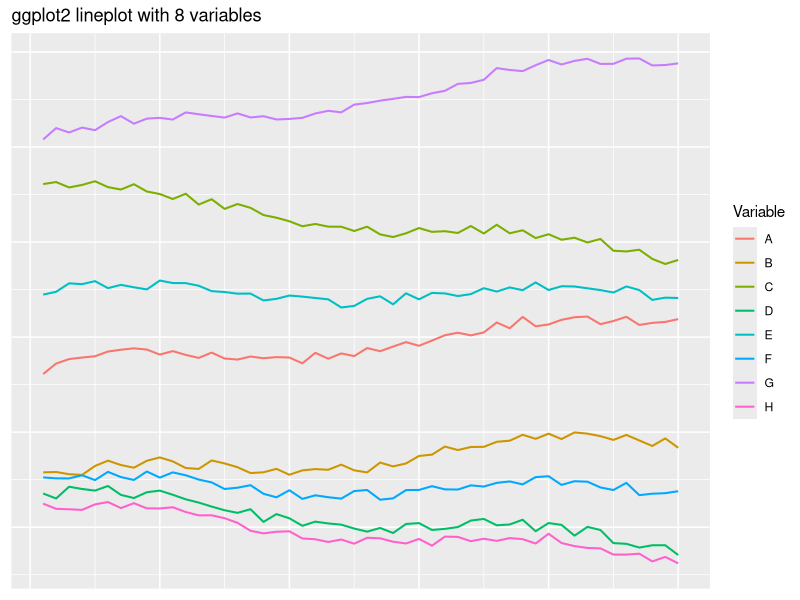
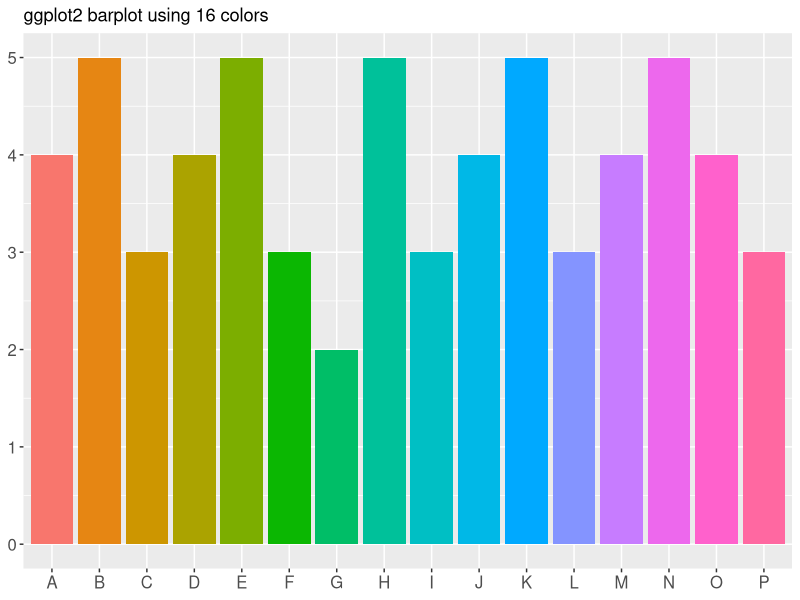

Generate these figures, in order, with R:
## ---- chunk 1
library(tidyverse)
library(magrittr)
library(readxl)
library(ggplot2)
## ---- chunk 2
time_stops <- 50
num_vars <- 8
line_data <- tibble(time=rep(1:time_stops, num_vars),
                    count=runif(time_stops*num_vars,1,7) + rep(runif(num_vars,1,200), each=time_stops),
                    var_n=rep(LETTERS[1:num_vars], each=time_stops))
line_data %<>% group_by(var_n) %>%
  mutate(count = count + (time^(1.03))*runif(1,-1,1)*50/time_stops) %>%
  ungroup() %>%
  mutate(count = count + 5*sin(time/5) + time^(1.03)/10)

a <- ggplot(line_data, aes(x=time, y=count, color=var_n)) +
  geom_line(size=0.7) +
  labs(title="ggplot2 lineplot with 8 variables",
       color="Variable") +
  theme(axis.title.x = element_blank(),
        axis.text.x = element_blank(),
        axis.title.y = element_blank(),
        axis.text.y = element_blank(),
        axis.ticks.x = element_blank(),
        axis.ticks.y = element_blank())
ggsave(a, filename="ggplotLine16.png", width=5, height=3)
## ---- chunk 3
bar_data <- tibble(item=c("A","B","C","D","E","F","G","H","I","J","K","L","M","N","O","P"), count=c(4,5,3,4,5,3,2,5,3,4,5,3,4,5,4,3))
bar_data$item <- factor(bar_data$item,levels = c("A","B","C","D","E","F","G","H","I","J","K","L","M","N","O","P"))
a <- ggplot(bar_data, aes(x=item, y=count, fill=item)) +
  geom_bar(stat="identity") +
  labs(title="ggplot2 barplot using 16 colors") +
  theme(axis.title.x = element_blank(),
        axis.text.x = element_text(size=12),
        axis.title.y = element_blank(),
        axis.text.y = element_text(size=12),
        legend.position = "none")
ggsave(a, filename="ggplotStandard16.png", width=5, height=3)
